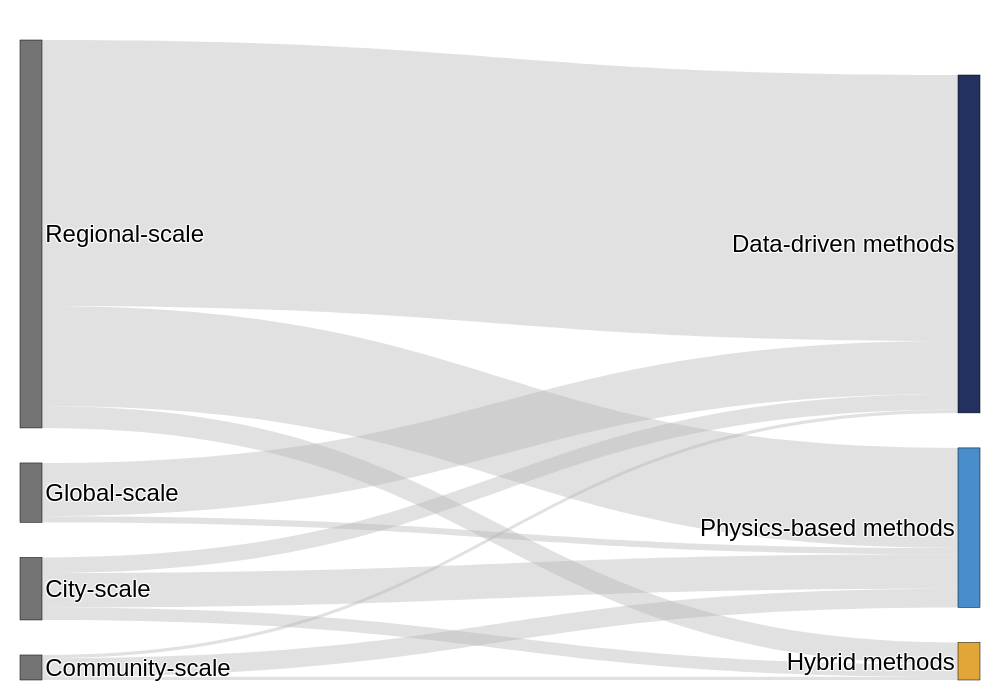

Notebook code for this chart:
### Markdown cell above
## 9. Sankey Flow Diagrams

Visualize the relationship between spatial scale, method category, and specific methods.

### Code cell
scale_category_sankey = make_scale_category_sankey(literature_df)
scale_category_sankey.show()

if EXPORT_OUTPUTS:
    OUTPUT_DIR.mkdir(parents=True, exist_ok=True)
    try:
        scale_category_sankey.write_image(OUTPUT_DIR / "scale_to_method_category_sankey_with_label.png", width=1200, height=900, scale=3)
    except Exception as exc:
        print(f"Could not export Sankey image. Install kaleido to enable Plotly image export: {exc}")

### Figure 1 — Plotly figure (JSON) as saved in the notebook; plotly's stock layout.template omitted (floating-point values rounded to 4 significant figures)
{"data": [{"arrangement": "fixed", "link": {"color": "rgba(180,180,180,0.4)", "source": [2, 2, 2, 3, 3, 3, 0, 0, 1, 1, 1], "target": [5, 6, 4, 5, 6, 4, 5, 4, 5, 6, 4], "value": [5, 4, 11, 1, 1, 6, 17, 2, 85, 7, 32]}, "node": {"color": ["#747474", "#747474", "#747474", "#747474", "#498ECA", "#22315F", "#E1A637"], "label": ["Global-scale", "Regional-scale", "City-scale", "Community-scale", "Physics-based methods", "Data-driven methods", "Hybrid methods"], "line": {"color": "black", "width": 0.5}, "pad": 35, "thickness": 22}, "textfont": {"color": "black", "family": "Arial", "size": 24}, "type": "sankey"}], "layout": {"height": 700, "margin": {"b": 20, "l": 20, "r": 20, "t": 40}, "width": 1000}}
